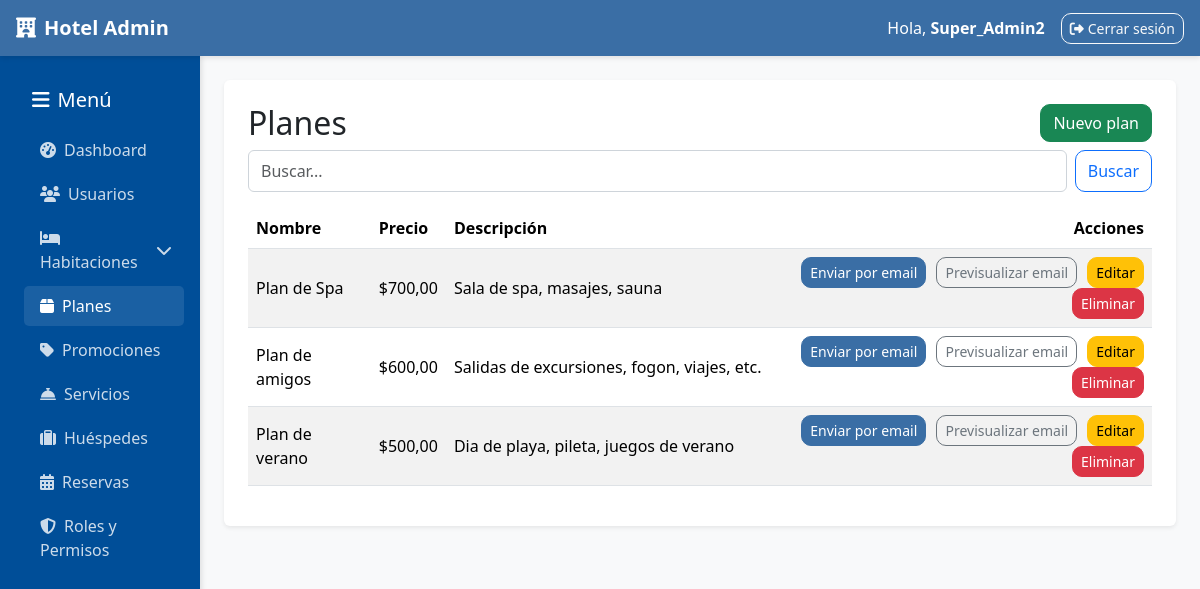
/administracion/planes/ (signed in), run on the app's committed database.
### administracion/models.py (models this page shows, shortened)
class Plan(models.Model):
    nombre = models.CharField(max_length=100, unique=True)
    descripcion = models.TextField()
    precio = models.DecimalField(max_digits=10, decimal_places=2, validators=[MinValueValidator(0)])
    imagen = models.ImageField(upload_to='planes/', null=True, blank=True)
    habitacion = models.ForeignKey(Habitacion, on_delete=models.CASCADE)  # Habitación asociada al plan
    class Meta:
        ordering = ["nombre"]

### administracion/views.py (the view)
# urls.py: path("planes/", views.planes_list, name="planes_list"),
@requiere_staff_y_permiso('planes', 'ver')
def planes_list(request):
    q = request.GET.get("q", "")
    qs = Plan.objects.all()
    if q:
        qs = qs.filter(Q(nombre__icontains=q) | Q(descripcion__icontains=q))
    page_obj = _paginate(request, qs, 10)
    return render(request, "administracion/planes_list.html", {"page_obj": page_obj, "q": q})

### administracion/permissions.py (called while the page is built, shortened)
def usuario_tiene_permiso(usuario, modulo, accion):
    if not usuario.is_authenticated:
        return False
    if usuario.is_superuser:
        return True
    if modulo == 'dashboard' and accion == 'ver' and usuario.is_staff:
        return True
    roles_usuario = UsuarioRol.objects.filter(
        usuario=usuario,
        activo=True,
        rol__activo=True
    ).select_related('rol')
    if not roles_usuario.exists():
        return False
    for usuario_rol in roles_usuario:
        rol = usuario_rol.rol
        if rol.nombre == 'super_admin':
            return True
    return False

def obtener_roles_usuario(usuario):
    if not usuario.is_authenticated:
        return []
    return UsuarioRol.objects.filter(
        usuario=usuario,
        activo=True,
        rol__activo=True
    ).select_related('rol')

def es_super_admin(usuario):
    if not usuario.is_authenticated:
        return False
    if usuario.is_superuser:
        return True
    return UsuarioRol.objects.filter(
        usuario=usuario,
        rol__nombre='super_admin',
        activo=True,
        rol__activo=True
    ).exists()

def obtener_permisos_usuario(usuario):
    if not usuario.is_authenticated:
        return {}
    roles_usuario = obtener_roles_usuario(usuario)
    permisos_dict = {}
    for usuario_rol in roles_usuario:
        rol = usuario_rol.rol
        if rol.nombre == 'super_admin':
            from .models import Permiso
            permisos = Permiso.objects.all()
            for permiso in permisos:
                if permiso.modulo not in permisos_dict:
                    permisos_dict[permiso.modulo] = []
                if permiso.accion not in permisos_dict[permiso.modulo]:
                    permisos_dict[permiso.modulo].append(permiso.accion)
    if usuario.is_staff:
        acciones = permisos_dict.get('dashboard', [])
        if 'ver' not in acciones:
            acciones.append('ver')
            permisos_dict['dashboard'] = acciones
    return permisos_dict

### administracion/views.py (called while the page is built)
def _paginate(request, queryset, per_page=10):
    page_number = request.GET.get("page")
    paginator = Paginator(queryset, per_page)
    return paginator.get_page(page_number)

### administracion/templates/administracion/planes_list.html (shortened to what this page needs)
{% extends "administracion/base_admin.html" %}
{% block content %}
<div class="d-flex justify-content-between align-items-center mb-2">
  <h2 class="mb-0">Planes</h2>
  {% if permisos.planes.crear %}
  <a href="{% url 'administracion:planes_create' %}" class="btn btn-success">Nuevo plan</a>
  {% endif %}
</div>
{% include "administracion/_list_toolbar.html" %}
<table class="table table-striped align-middle">
  <thead>
    <tr>
      <th>Nombre</th>
      <th>Precio</th>
      <th>Descripción</th>
      <th class="text-end">Acciones</th>
    </tr>
  </thead>
  <tbody>
    {% for p in page_obj.object_list %}
    <tr>
      <td>{{ p.nombre }}</td>
      <td>${{ p.precio }}</td>
      <td class="text-truncate" style="max-width: 400px;">{{ p.descripcion }}</td>
      <td class="text-end">
        {% if permisos.planes.editar %}
        <form method="post" action="{% url 'administracion:planes_send_email' p.id %}" style="display:inline-block; margin-right: 6px;">
          <button type="submit" class="btn btn-sm btn-primary">Enviar por email</button>
        </form>
        {% endif %}
        {% if permisos.planes.ver %}
        <a href="{% url 'administracion:planes_preview_email' p.id %}" class="btn btn-sm btn-outline-secondary" target="_blank" style="margin-right: 6px;">Previsualizar email</a>
        {% endif %}
        {% if permisos.planes.editar %}
        <a href="{% url 'administracion:planes_edit' p.id %}" class="btn btn-sm btn-warning">Editar</a>
        {% endif %}
        {% if permisos.planes.eliminar %}
        <a href="{% url 'administracion:planes_delete' p.id %}" class="btn btn-sm btn-danger">Eliminar</a>
        {% endif %}
      </td>
    </tr>
    {% empty %}
    <tr><td colspan="4" class="text-center text-muted">Sin planes registrados.</td></tr>
    {% endfor %}
  </tbody>
</table>
{% endblock %}

### administracion/templates/administracion/base_admin.html (shortened to what this page needs)
{% load static %}
<!DOCTYPE html>
<html lang="es">
<head>
  <link href="https://cdn.jsdelivr.net/npm/bootstrap@5.3.3/dist/css/bootstrap.min.css" rel="stylesheet">
  <link rel="stylesheet" href="https://cdnjs.cloudflare.com/ajax/libs/font-awesome/6.4.0/css/all.min.css">
  <link rel="stylesheet" href="{% static 'css/admin.css' %}">
  <link rel="stylesheet" href="{% static 'css/admin-forms.css' %}">
</head>
<body>
  <nav class="navbar navbar-expand-lg navbar-dark px-3">
    <a class="navbar-brand fw-bold" href="{% url 'administracion:dashboard' %}">
      <i class="fas fa-hotel me-2"></i>Hotel Admin
    </a>
    <div class="ms-auto d-flex align-items-center">
      <span class="text-white me-3">Hola, <b>{{ user.username|title }}</b></span>
      <a href="{% url 'administracion:admin_logout' %}" class="btn btn-outline-light btn-sm">
        <i class="fas fa-sign-out-alt me-1"></i>Cerrar sesión
      </a>
    </div>
  </nav>
  <div class="container-fluid">
    <div class="row">
      <aside class="col-12 col-md-3 col-lg-2 sidebar">
        <h5 class="text-white mb-3 mt-3 ps-3">
          <i class="fas fa-bars me-2"></i>Menú
        </h5>
        <ul class="nav flex-column ps-2">
          {% if permisos.dashboard.ver %}
          <li class="nav-item">
            <a class="nav-link ps-3" href="{% url 'administracion:dashboard' %}">
              <i class="fas fa-tachometer-alt me-2"></i>Dashboard
            </a>
          </li>
          {% endif %}
          {% if permisos.usuarios.ver %}
          <li class="nav-item">
            <a class="nav-link ps-3" href="{% url 'administracion:usuarios_list' %}">
              <i class="fas fa-users me-2"></i>Usuarios
            </a>
          </li>
          {% endif %}
          {% if permisos.habitaciones.ver %}
          <li class="nav-item">
            <a class="nav-link d-flex justify-content-between align-items-center ps-3"
               data-bs-toggle="collapse" href="#habitacionesSubmenu">
              <span><i class="fas fa-bed me-2"></i>Habitaciones</span>
              <i class="fas fa-chevron-down"></i>
            </a>
          </li>
          {% endif %}
          {% if permisos.planes.ver %}
          <li class="nav-item">
            <a class="nav-link ps-3" href="{% url 'administracion:planes_list' %}">
              <i class="fas fa-box me-2"></i>Planes
            </a>
          </li>
          {% endif %}
          {% if permisos.promociones.ver %}
          <li class="nav-item">
            <a class="nav-link ps-3" href="{% url 'administracion:promociones_list' %}">
              <i class="fas fa-tag me-2"></i>Promociones
            </a>
          </li>
          {% endif %}
          {% if permisos.servicios.ver %}
          <li class="nav-item">
            <a class="nav-link ps-3" href="{% url 'administracion:servicios_list' %}">
              <i class="fas fa-concierge-bell me-2"></i>Servicios
            </a>
          </li>
          {% endif %}
          {% if permisos.huespedes.ver %}
          <li class="nav-item">
            <a class="nav-link ps-3" href="{% url 'administracion:huespedes_list' %}">
              <i class="fas fa-suitcase me-2"></i>Huéspedes
            </a>
          </li>
          {% endif %}
          {% if permisos.reservas.ver %}
          <li class="nav-item">
            <a class="nav-link ps-3" href="{% url 'administracion:ver_reservas' %}">
              <i class="fas fa-calendar-alt me-2"></i>Reservas
            </a>
          </li>
          {% endif %}
          {% if permisos.roles.ver %}
          <li class="nav-item">
            <a class="nav-link ps-3" href="{% url 'administracion:roles_list' %}">
              <i class="fas fa-shield-alt me-2"></i>Roles y Permisos
            </a>
          </li>
          {% endif %}
        </ul>
      </aside>
      <main class="col-12 col-md-9 col-lg-10 p-4">
        <div class="content-wrapper bg-white p-4 rounded shadow-sm mb-4">
          {% block content %}{% endblock %}
        </div>
      </main>
    </div>
  </div>
</body>
</html>

### administracion/static/css/admin.css (style rules this page uses)
body { font-family: 'Segoe UI', system-ui, -apple-system, Roboto, Arial, sans-serif; }
.sidebar { background-color: #003d33; min-height: calc(100vh - 56px); padding: 16px; }
.sidebar .nav-link { color: #f5f5dc; margin-bottom: 8px; border-radius: 10px; padding: 8px 12px; }
.table td, .table th { vertical-align: middle; }
.btn { border-radius: 10px; }

### administracion/templates/administracion/base_admin.html (style rules this page uses)
:root { --primary-color: #3a6ea5; --secondary-color: #004e98; --accent-color: #ff9505; --light-bg: #f8f9fa; --dark-bg: #343a40; }
body { background-color: var(--light-bg); font-family: 'Segoe UI', Tahoma, Geneva, Verdana, sans-serif; }
.sidebar { background-color: var(--secondary-color); min-height: calc(100vh - 56px); box-shadow: 2px 0 5px rgba(0,0,0,0.1); padding-top: 1rem; }
.sidebar .nav-link { color: rgba(255,255,255,0.8); border-radius: 5px; margin: 2px 0; transition: all 0.3s; }
.sidebar .nav-link:hover, .sidebar .nav-link.active { background-color: rgba(255,255,255,0.1); color: white; }
.navbar { background-color: var(--primary-color) !important; box-shadow: 0 2px 5px rgba(0,0,0,0.1); }
.btn-primary { background-color: var(--primary-color); border-color: var(--primary-color); }

### data on the page
Plan: nombre "Plan de Spa", precio "700,00", descripcion "Sala de spa, masajes, sauna"
Plan: nombre "Plan de amigos", precio "600,00", descripcion "Salidas de excursiones, fogon, viajes, etc."
Plan: nombre "Plan de verano", precio "500,00", descripcion "Dia de playa, pileta, juegos de verano"

### other printed values
{{ user.username|title }} "Super_Admin2"
